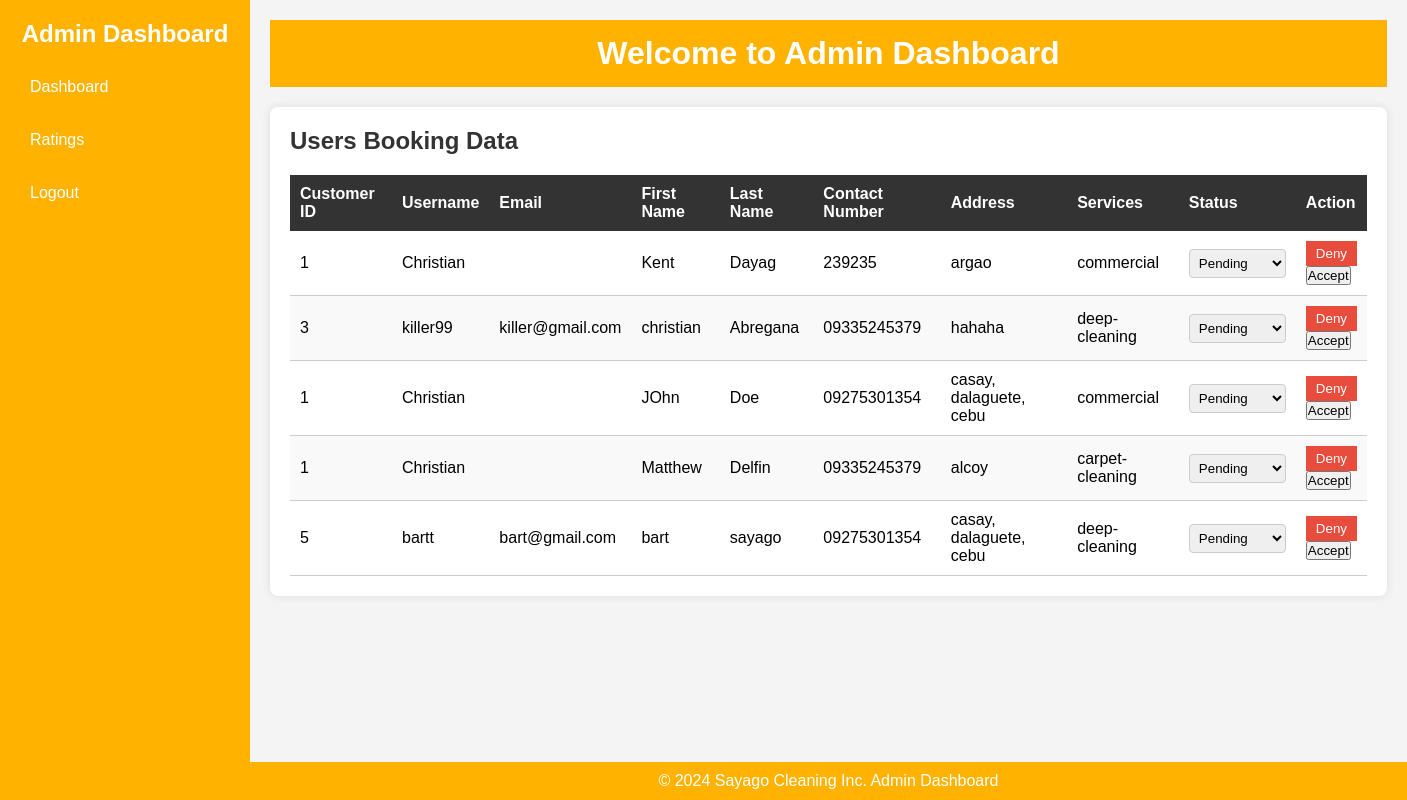
/admin_dashboard/, run on an earlier commit of the app's database.
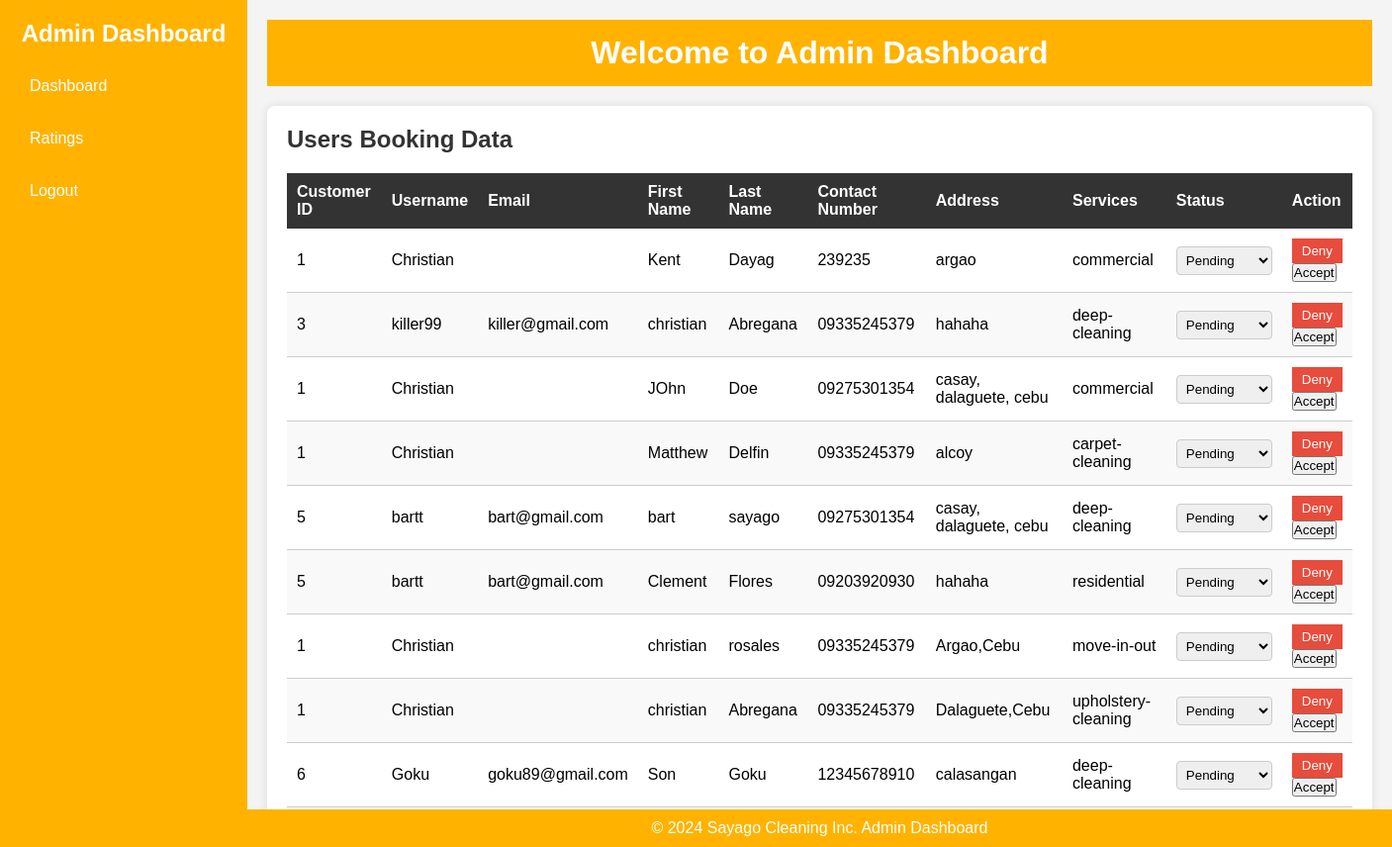
And on a later commit of the database.
### cleaning/models.py (models this page shows, shortened)
class Booking(models.Model):
    booking_id = models.AutoField(primary_key=True, editable=False)
    CLEANING_CHOICES = [
    ('residential', 'Residential Cleaning'),
    ('commercial', 'Commercial Cleaning'),
    ('deep-cleaning', 'Deep Cleaning'),
    ('move-in-out', 'Move-in/Move-out Cleaning'),
    ('carpet-cleaning', 'Carpet Cleaning'),
    ('upholstery-cleaning', 'Upholstery Cleaning'),
    ('window-cleaning', 'Window Cleaning'),
    ('eco-friendly', 'Eco-friendly Green Cleaning'),
    ]
    PENDING = 'pending'
    CONFIRMED = 'confirmed'
    COMPLETED = 'completed'
    STATUS_CHOICES = [
        (CONFIRMED, 'Confirmed'),
        (PENDING, 'Pending'),
        (COMPLETED, 'Completed'),
    ]
    user = models.ForeignKey(User, on_delete=models.CASCADE)
    cleaning_service = models.CharField(max_length=20, choices=CLEANING_CHOICES)
    first_name = models.CharField(max_length=100)
    last_name = models.CharField(max_length=100, default='Unknown')
    contact_number = models.CharField(max_length=15)
    address = models.TextField()
    additional_info = models.TextField(blank=True, null=True)
    status = models.CharField(max_length=20, choices=STATUS_CHOICES, default=PENDING)
    created_at = models.DateTimeField(auto_now_add=True)

### cleaning/views.py (the view)
# urls.py: path('admin_dashboard/', views.admin_dashboard, name='ad_dashboard'),
def admin_dashboard(request):
    bookings = Booking.objects.all() # Fetch all bookings for admin dashboard
    return render(request, 'cleaning/admin_dashboard.html', {'bookings': bookings})

### cleaning/templates/cleaning/admin_dashboard.html (shortened to what this page needs)
<!DOCTYPE html>
<html lang="en">
<head>
    {% load static %}
    <link rel="stylesheet" href="{% static 'styles/admin.css' %}?100">
</head>
<body>
    <div class="admin-container">
        <aside class="sidebar">
            <h2>Admin Dashboard</h2>
            <nav>
                <ul>
                    <li><a href="{% url 'ad_dashboard' %}">Dashboard</a></li>
                    <li><a href="{% url 'ratings' %}">Ratings</a></li>
                    <li><a href="{% url 'owner_login' %}">Logout</a></li>
                </ul>
            </nav>
        </aside>
        <div class="main-content">
            <header>
                <h1>Welcome to Admin Dashboard</h1>
            </header>
            <main>
                <section class="admin-panel">
                    <h2>Users Booking Data</h2>
                    <table class="user-table">
                        <thead>
                            <tr>
                                <th>Customer ID</th>
                                <th>Username</th>
                                <th>Email</th>
                                <th>First Name</th>
                                <th>Last Name</th>
                                <th>Contact Number</th>
                                <th>Address</th>
                                <th>Services</th>
                                <th>Status</th>
                                <th>Action</th>
                            </tr>
                        </thead>
                        <tbody>
                            {% if bookings %}
                                {% for booking in bookings %}
                                <tr>
                                    <td>{{ booking.user.id }}</td>
                                    <td>{{ booking.user.username }}</td>
                                    <td>{{ booking.user.email }}</td>
                                    <td>{{ booking.first_name }}</td>
                                    <td>{{ booking.last_name }}</td>
                                    <td>{{ booking.contact_number }}</td>
                                    <td>{{ booking.address }}</td>
                                    <td>{{ booking.cleaning_service }}</td>
                                    <td>
                                        <form method="POST" action="{% url 'update_booking_status' booking.booking_id %}">
                                            <select name="status" onchange="this.form.submit()">
                                                <option value="pending" {% if booking.status == 'pending' %}selected{% endif %}>Pending</option>
                                            </select>
                                        </form>
                                    </td>
                                    <td>
                                        <form method="POST" action="{% url 'deny_booking' booking.booking_id %}" class="action-form">
                                            <button type="submit" class="action-btn delete-btn">Deny</button>
                                        </form>
                                        <form method="POST" action="{% url 'accept_booking' booking.booking_id %}" class="action-form">
                                            <button type="submit" class="action-btn accept-btn">Accept</button>
                                        </form>
                                    </td>
                                </tr>
                                {% endfor %}
                            {% else %}
                                <tr>
                                    <td colspan="10">No bookings found.</td>
                                </tr>
                            {% endif %}
                        </tbody>
                    </table>
                </section>
            </main>
        </div>
    </div>
    <footer>
        <p>&copy; 2024 Sayago Cleaning Inc. Admin Dashboard</p>
    </footer>
</body>
</html>

What changed in the data, as far as the page shows it:
added Booking: user.id "5", user.username "bartt", user.email "bart@gmail.com", first_name "Clement", last_name "Flores", contact_number "09203920930", address "hahaha", cleaning_service "residential", status "Pending"
added Booking: user.id "1", user.username "Christian", first_name "christian", last_name "rosales", contact_number "09335245379", address "Argao,Cebu", cleaning_service "move-in-out", status "Pending"
added Booking: user.id "1", user.username "Christian", first_name "christian", last_name "Abregana", contact_number "09335245379", address "Dalaguete,Cebu", cleaning_service "upholstery-cleaning", status "Pending"
added Booking: user.id "6", user.username "Goku", user.email "goku89@gmail.com", first_name "Son", last_name "Goku", contact_number "12345678910", address "calasangan", cleaning_service "deep-cleaning", status "Pending"
